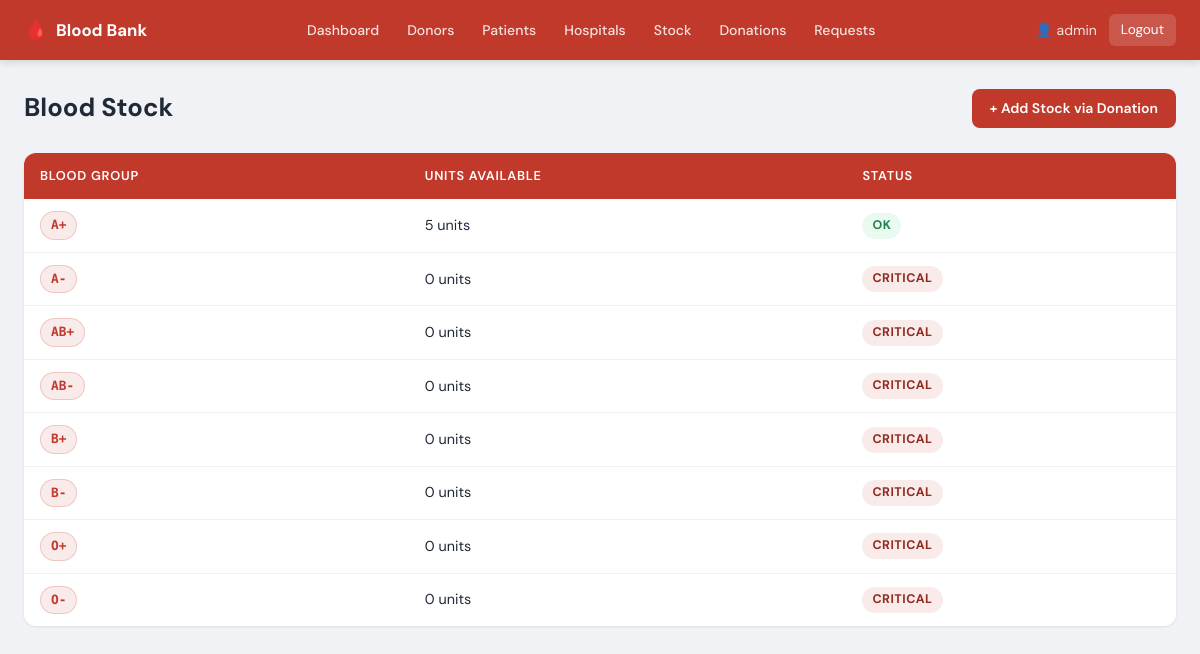
The app's page /view_stock.php (signed in) with its own data.
### tables this page shows
CREATE TABLE `blood_stock` (
  `Blood_Group`     varchar(5) NOT NULL,
  `Units_Available` int(11)    NOT NULL DEFAULT 0,
  PRIMARY KEY (`Blood_Group`)
);

### view_stock.php (the view, shortened to what this page needs)
<?php
require_once 'config.php';
$result = mysqli_query($conn, "SELECT * FROM blood_stock ORDER BY Blood_Group");
?>
<!DOCTYPE html>
<html lang="en">
<head>
    <link rel="stylesheet" href="style.css">
</head>
<body>
<?php include 'navbar.php'; ?>
<div class="container">
    <div class="page-header">
        <h1>Blood Stock</h1>
        <a href="add_donation.php" class="btn btn-primary">+ Add Stock via Donation</a>
    </div>
    <table>
        <thead>
            <tr><th>Blood Group</th><th>Units Available</th><th>Status</th></tr>
        </thead>
        <tbody>
        <?php while($row = mysqli_fetch_assoc($result)):
            $units = $row['Units_Available'];
            $status = $units == 0 ? 'Critical' : ($units < 5 ? 'Low' : 'OK');
            $statusClass = $units == 0 ? 'status-critical' : ($units < 5 ? 'status-low' : 'status-ok');
        ?>
        <tr>
            <td><span class="blood-badge"><?php echo $row['Blood_Group']; ?></span></td>
            <td><?php echo $units; ?> units</td>
            <td><span class="status-tag <?php echo $statusClass; ?>"><?php echo $status; ?></span></td>
        </tr>
        <?php endwhile; ?>
        </tbody>
    </table>
</div>
</body>
</html>

### navbar.php (shortened to what this page needs)
<nav class="navbar">
    <div class="navbar-brand">
        <span class="navbar-icon">🩸</span>
        <span>Blood Bank</span>
    </div>
    <div class="navbar-links">
        <a href="dashboard.php">Dashboard</a>
        <a href="view_donors.php">Donors</a>
        <a href="view_patients.php">Patients</a>
        <a href="view_hospitals.php">Hospitals</a>
        <a href="view_stock.php">Stock</a>
        <a href="view_donations.php">Donations</a>
        <a href="view_requests.php">Requests</a>
    </div>
    <div class="navbar-user">
        <span>👤 <?php echo htmlspecialchars($_SESSION['admin']); ?></span>
        <a href="logout.php" class="btn-logout">Logout</a>
    </div>
</nav>

### style.css (style rules this page uses)
:root { --red: #c0392b; --red-dark: #922b21; --red-light: #f9ebea; --green: #1e8449; --green-light:#eafaf1; --orange: #d35400; --orange-light:#fdf2e9; --blue: #1a5276; --blue-light: #eaf0f6; --gray-50: #f8f9fa; --gray-100: #f0f2f5; --gray-200: #e1e4e8; --gray-400: #9ca3af; --gray-600: #4b5563; --gray-800: #1f2937; --white: #ffffff; --shadow-sm: 0 1px 3px rgba(0,0,0,.08); --shadow-md: 0 4px 16px rgba(0,0,0,.10); --radius: 8px; --radius-lg: 12px; }
*, *::before, *::after { box-sizing: border-box; margin: 0; padding: 0; }
body { font-family: 'DM Sans', sans-serif; background: var(--gray-100); color: var(--gray-800); line-height: 1.6; min-height: 100vh; }
a { text-decoration: none; color: inherit; }
.navbar { background: var(--red); padding: 0 24px; display: flex; align-items: center; justify-content: space-between; height: 60px; position: sticky; top: 0; z-index: 100; box-shadow: 0 2px 8px rgba(0,0,0,.15); }
.navbar-brand { display: flex; align-items: center; gap: 8px; font-weight: 700; font-size: 1.05rem; color: var(--white); }
.navbar-icon { font-size: 1.2rem; }
.navbar-links { display: flex; gap: 4px; }
.navbar-links a { color: rgba(255,255,255,.85); padding: 6px 12px; border-radius: 6px; font-size: .875rem; font-weight: 500; transition: background .15s, color .15s; }
.navbar-user { display: flex; align-items: center; gap: 12px; color: rgba(255,255,255,.85); font-size: .875rem; }
.btn-logout { background: rgba(255,255,255,.15); color: var(--white) !important; padding: 5px 12px; border-radius: 6px; font-size: .85rem; transition: background .15s; }
.container { max-width: 1200px; margin: 0 auto; padding: 28px 24px 48px; }
.page-header { display: flex; align-items: center; justify-content: space-between; margin-bottom: 24px; }
.page-header h1 { font-size: 1.6rem; font-weight: 700; color: var(--gray-800); }
.btn { display: inline-flex; align-items: center; gap: 6px; padding: 8px 18px; border-radius: var(--radius); font-family: inherit; font-size: .875rem; font-weight: 600; cursor: pointer; border: none; transition: filter .15s, transform .1s; text-decoration: none; }
.btn-primary { background: var(--red); color: var(--white); }
table { width: 100%; border-collapse: collapse; background: var(--white); border-radius: var(--radius-lg); overflow: hidden; box-shadow: var(--shadow-sm); }
thead tr { background: var(--red); }
th { padding: 13px 16px; color: var(--white); font-size: .8rem; font-weight: 600; text-transform: uppercase; letter-spacing: .06em; text-align: left; }
td { padding: 12px 16px; font-size: .9rem; border-bottom: 1px solid var(--gray-100); color: var(--gray-800); vertical-align: middle; }
tbody tr:last-child td { border-bottom: none; }
.blood-badge { display: inline-block; background: var(--red-light); color: var(--red); font-weight: 700; font-size: .8rem; padding: 3px 10px; border-radius: 20px; font-family: 'DM Mono', monospace; border: 1px solid rgba(192,57,43,.2); }
.status-tag { display: inline-block; font-size: .78rem; font-weight: 700; padding: 3px 10px; border-radius: 20px; text-transform: uppercase; letter-spacing: .04em; }
.status-ok { background: var(--green-light); color: var(--green); }
.status-critical { background: var(--red-light); color: var(--red-dark); }

### records on screen
blood_stock: Blood_Group "A+", Units_Available "5", Units_Available "OK"
blood_stock: Blood_Group "A-", Units_Available "0", Units_Available "CRITICAL"
blood_stock: Blood_Group "AB+", Units_Available "0", Units_Available "CRITICAL"
blood_stock: Blood_Group "AB-", Units_Available "0", Units_Available "CRITICAL"
blood_stock: Blood_Group "B+", Units_Available "0", Units_Available "CRITICAL"
blood_stock: Blood_Group "B-", Units_Available "0", Units_Available "CRITICAL"
blood_stock: Blood_Group "O+", Units_Available "0", Units_Available "CRITICAL"
blood_stock: Blood_Group "O-", Units_Available "0", Units_Available "CRITICAL"

### other values on screen
$_SESSION['admin'] "admin"
